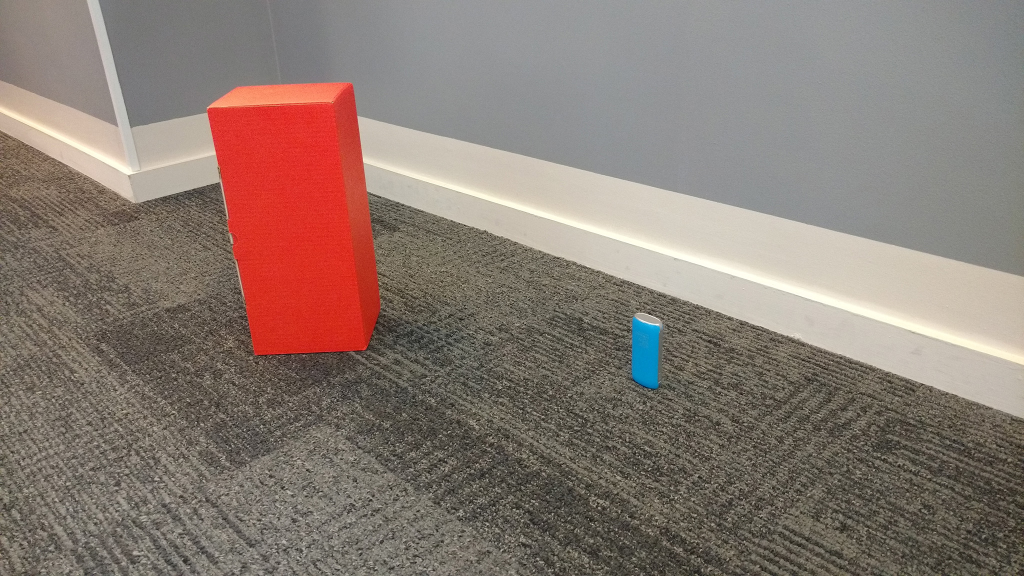
#> input picture aula_01/hall_box_battery2.jpg, 2048 x 1152 px, given in place of the camera (shown at 1/2 size)
$ jupyter execute --allow-errors Atividade2.ipynb   (older library calls are emulated)   (text cells are left out)
#> lines starting #> are read from the running program, lines starting #| are printed output that depends on the picture
#> further down, frame is the input picture: shape (1152, 2048, 3); mean B, G, R 114.3, 122.5, 137.1
#> `hsv = cv2.cvtColor(frame, cv2.COLOR_BGR2HSV)`: hsv: shape (1152, 2048, 3); mean H, S, V 34.9, 43.4, 138.2
[cell 1]
hi = 545 - 126 #posiçao 'x' dos circulos --> obtem-se a distância entre um e outro em pixel
hf = 14
d = 22
f = (hi * d) / hf

print(f)

[cell 2]
import cv2
import numpy as np
from matplotlib import pyplot as plt
import time
import auxiliar as aux

cap = cv2.VideoCapture(0)
cap.set(cv2.CAP_PROP_FRAME_WIDTH, 640)
cap.set(cv2.CAP_PROP_FRAME_HEIGHT, 480)

#> (the rest of this cell did not finish here and is left out)

[cell 3]
import cv2
import numpy as np
from matplotlib import pyplot as plt
import time
import auxiliar as aux

cap = cv2.VideoCapture(0)
cap.set(cv2.CAP_PROP_FRAME_WIDTH, 640)
cap.set(cv2.CAP_PROP_FRAME_HEIGHT, 480)

hf = 14
f = 658.4285714285714

#> (the rest of this cell did not finish here and is left out)

[cell 4]
import cv2
import numpy as np
from matplotlib import pyplot as plt
import time
import auxiliar as aux

cap = cv2.VideoCapture(0)
cap.set(cv2.CAP_PROP_FRAME_WIDTH, 640)
cap.set(cv2.CAP_PROP_FRAME_HEIGHT, 480)

hf = 14
f = 448.92857142857144

#> (the rest of this cell did not finish here and is left out)

[cell 5]
import cv2
import numpy as np
from matplotlib import pyplot as plt
import time
import auxiliar as aux

# If you want to open a video, just change this path
#cap = cv2.VideoCapture('hall_box_battery.mp4')

# Parameters to use when opening the webcam.
cap = cv2.VideoCapture(0)
cap.set(cv2.CAP_PROP_FRAME_WIDTH, 640)
cap.set(cv2.CAP_PROP_FRAME_HEIGHT, 480)

lower = 0
upper = 1

# Returns an image containing the borders of the image
# sigma is how far from the median we are setting the thresholds
def auto_canny(image, sigma=0.33):
    # compute the median of the single channel pixel intensities
    v = np.median(image)

    # apply automatic Canny edge detection using the computed median
    lower = int(max(0, (1.0 - sigma) * v))
    upper = int(min(255, (1.0 + sigma) * v))
    edged = cv2.Canny(image, lower, upper)

    # return the edged image
    return edged

while(True):
    # Capture frame-by-frame
    ret, frame = cap.read()

    # Convert the frame to grayscale
    gray = cv2.cvtColor(frame, cv2.COLOR_BGR2GRAY)
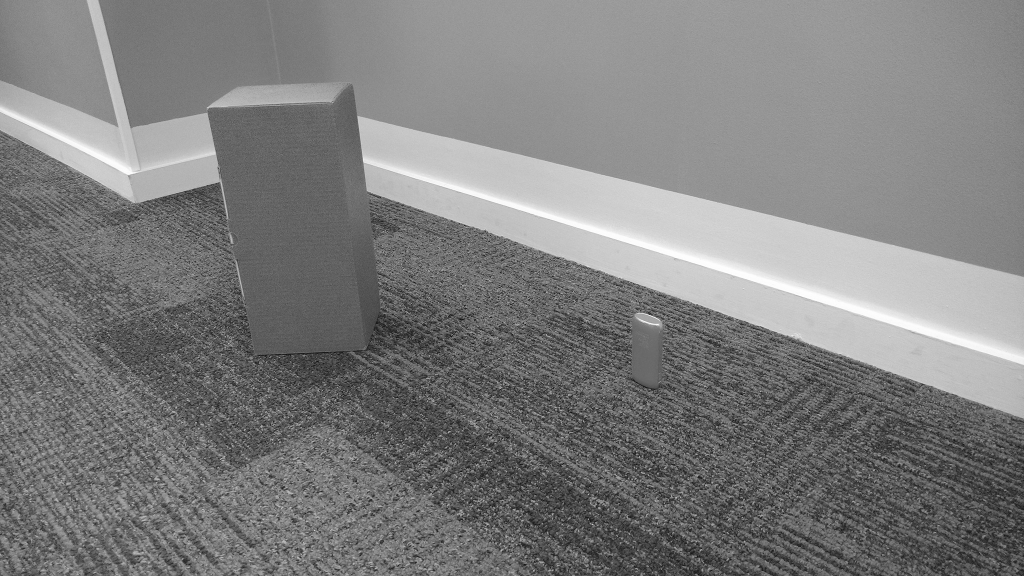
#> gray: shape (1152, 2048) (shown at 1/2 size); min 1, max 255, mean 125.9
    # A gaussian blur to get rid of the noise in the image
    blur = cv2.GaussianBlur(gray,(9,9),0)
    #blur = gray
    # Detect the edges present in the image
    bordas = auto_canny(blur)
#> in auto_canny, `v = np.median(image)`: v = 119
#> in auto_canny, `lower = int(max(0, (1.0 - sigma) * v))`: lower = 79
#> in auto_canny, `upper = int(min(255, (1.0 + sigma) * v))`: upper = 158
#> in auto_canny, `edged = cv2.Canny(image, lower, upper)`:
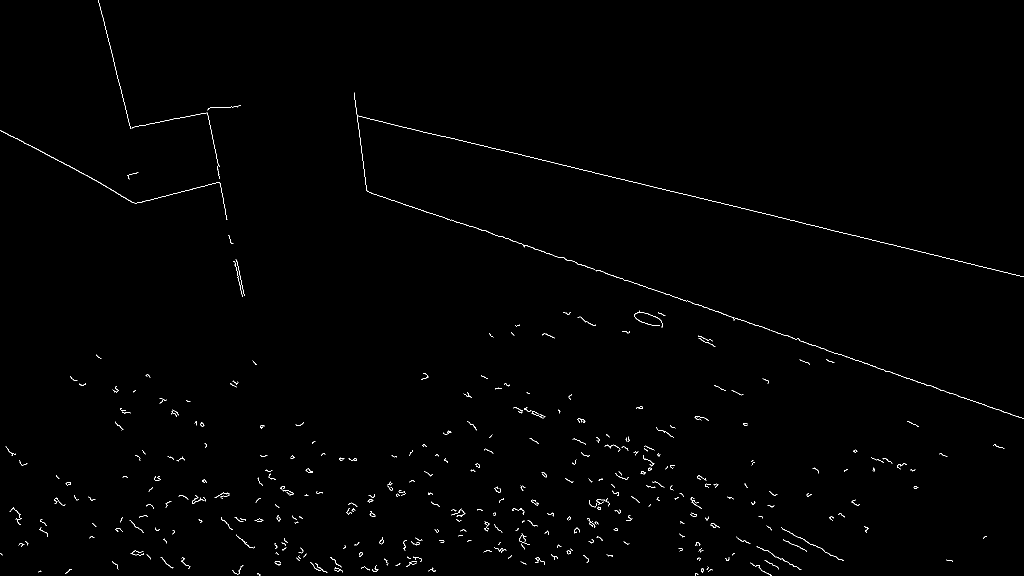
#> edged: shape (1152, 2048) (shown at 1/2 size); 0.55% white in thin lines or dots


    circles = []

    # Obtains a version of the edges image where we can draw in color
    bordas_color = cv2.cvtColor(bordas, cv2.COLOR_GRAY2BGR)
#> bordas_color: shape (1152, 2048, 3); 0.55% white in thin lines or dots

    # HoughCircles - detects circles using the Hough Method. For an explanation of
    # param1 and param2 please see an explanation here:
    # http://www.pyimagesearch.com/2014/07/21/detecting-circles-images-using-opencv-hough-circles/
    circles = None
    circles = cv2.HoughCircles(bordas,cv2.HOUGH_GRADIENT,2,40,param1=50,param2=100,minRadius=5,maxRadius=60)
#> circles = None

    if circles is not None:
        circles = np.uint16(np.around(circles))

        for i in circles[0,:]:
            # draw the outer circle
            # cv2.circle(img, center, radius, color[, thickness[, lineType[, shift]]])
            cv2.circle(bordas_color,(i[0],i[1]),i[2],(0,255,0),2)
            # draw the center of the circle
            cv2.circle(bordas_color,(i[0],i[1]),2,(0,0,255),3)

    # Display the resulting frame
    cv2.imshow('Detector de circulos', bordas_color)
    if cv2.waitKey(1) & 0xFF == ord('q'):
#> (key q is pressed here)
        break
# When everything done, release the capture
cap.release()
cv2.destroyAllWindows()
